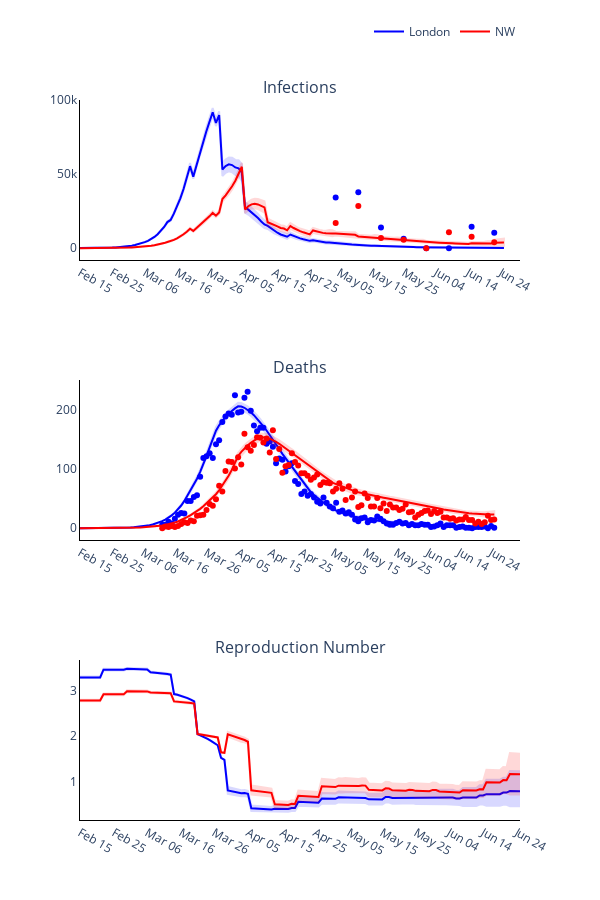

The notebook cell saved with this chart:
### Markdown cell above
### Plot observed versus predicted using model with inferred parameters

### Code cell
# Trace names - represent the solver used for the simulation
trace_name = regions
titles = ['Infections', 'Deaths', 'Reproduction Number']

fig = go.Figure()
fig = make_subplots(rows=len(titles), cols=1, subplot_titles=tuple(titles), horizontal_spacing = 0.15)

# Plot (continuous predicted timeline and pointwise observed numbers each day)
for r, region in enumerate(regions):
    # Plot of infections
    fig.add_trace(
        go.Scatter(
            x=times,
            y=new_infec_mean[r].tolist(),
            mode='lines',
            name=trace_name[r],
            line_color=colours[r]
        ),
        row= 1,
        col= 1
    )

    fig.add_trace(
        go.Scatter(
            x=times + times[::-1],
            y=new_infec_upper[r].tolist() + new_infec_lower[r].tolist()[::-1],
            fill='toself',
            fillcolor=colours[r],
            line_color=colours[r],
            opacity=0.15,
            mode='lines',
            showlegend=False,
            name=trace_name[r]
        ),
        row= 1,
        col= 1
    )

    fig.add_trace(
        go.Scatter(
            x=serology_times,
            y=np.sum(np.multiply(np.nan_to_num(np.divide(positives_data[r], tests[r])), susceptibles[r]), axis=1).tolist(),
            mode='markers',
            name=trace_name[r],
            showlegend=False,
            line_color=colours[r]
        ),
        row= 1,
        col= 1
    )

    # Plot deaths
    fig.add_trace(
        go.Scatter(
            x=times,
            y=deaths_mean[r].tolist(),
            mode='lines',
            name=trace_name[r],
            showlegend=False,
            line_color=colours[r]
        ),
        row= 2,
        col= 1
    )

    fig.add_trace(
        go.Scatter(
            x=times + times[::-1],
            y=deaths_upper[r].tolist() + deaths_lower[r].tolist()[::-1],
            fill='toself',
            fillcolor=colours[r],
            line_color=colours[r],
            opacity=0.15,
            mode='lines',
            showlegend=False,
            name=trace_name[r]
        ),
        row= 2,
        col= 1
    )

    fig.add_trace(
        go.Scatter(
            x=deaths_times,
            y=np.sum(deaths_data[r], axis=1).tolist(),
            mode='markers',
            name=trace_name[r],
            showlegend=False,
            line_color=colours[r]
        ),
        row= 2,
        col= 1
    )

    # Plot reproduction number
    fig.add_trace(
        go.Scatter(
            x=times,
            y=reprod_num_mean[r].tolist(),
            mode='lines',
            name=trace_name[r],
            showlegend=False,
            line_color=colours[r]
        ),
        row= 3,
        col= 1
    )

    fig.add_trace(
        go.Scatter(
            x=times + times[::-1],
            y=reprod_num_upper[r].tolist() + reprod_num_lower[r].tolist()[::-1],
            fill='toself',
            fillcolor=colours[r],
            line_color=colours[r],
            opacity=0.15,
            mode='lines',
            showlegend=False,
            name=trace_name[r]
        ),
        row= 3,
        col= 1
    )

# Add axis labels
fig.update_layout(
    width=600, 
    height=900,
    plot_bgcolor='white',
    xaxis=dict(
        linecolor='black',
        tickvals=np.arange(1, total_days, 10).tolist(),
        ticktext=['Feb 15', 'Feb 25', 'Mar 06', 'Mar 16', 'Mar 26', 'Apr 05', 'Apr 15', 'Apr 25', 'May 05', 'May 15', 'May 25', 'Jun 04', 'Jun 14', 'Jun 24']),
    yaxis=dict(linecolor='black'),
    xaxis2=dict(
        linecolor='black',
        tickvals=np.arange(1, total_days, 10).tolist(),
        ticktext=['Feb 15', 'Feb 25', 'Mar 06', 'Mar 16', 'Mar 26', 'Apr 05', 'Apr 15', 'Apr 25', 'May 05', 'May 15', 'May 25', 'Jun 04', 'Jun 14', 'Jun 24']),
    yaxis2=dict(linecolor='black'),
    xaxis3=dict(
        linecolor='black',
        tickvals=np.arange(1, total_days, 10).tolist(),
        ticktext=['Feb 15', 'Feb 25', 'Mar 06', 'Mar 16', 'Mar 26', 'Apr 05', 'Apr 15', 'Apr 25', 'May 05', 'May 15', 'May 25', 'Jun 04', 'Jun 14', 'Jun 24']),
    yaxis3=dict(linecolor='black'),
    legend=dict(
        orientation='h',
        yanchor="bottom",
        y=1.075,
        xanchor="right",
        x=1)
    )

fig.write_image('images/Figure-3.pdf')
fig.show()

### Figure 1 — Plotly figure (JSON) as saved in the notebook; plotly's stock layout.template omitted (floating-point values rounded to 4 significant figures; data arrays with more than 128 entries replaced by an {"elided": "..."} marker saying what was removed)
{"data": [{"line": {"color": "blue"}, "mode": "lines", "name": "London", "type": "scatter", "x": {"elided": "132 int values"}, "xaxis": "x", "y": {"elided": "132 float values"}, "yaxis": "y"}, {"fill": "toself", "fillcolor": "blue", "line": {"color": "blue"}, "mode": "lines", "name": "London", "opacity": 0.15, "showlegend": false, "type": "scatter", "x": {"elided": "264 int values"}, "xaxis": "x", "y": {"elided": "264 float values"}, "yaxis": "y"}, {"line": {"color": "blue"}, "mode": "markers", "name": "London", "showlegend": false, "type": "scatter", "x": [80, 87, 94, 101, 108, 115, 122, 129], "xaxis": "x", "y": [34280.0, 37810.0, 14030.0, 6488.0, 0, 0, 14490.0, 10470.0, 25420.0, 7174.0, 2969.0, 5686.0, 0, 0, 9227.0, 17420.0, 0, 29020.0, 42430.0, 39500.0, 12350.0, 44770.0, 91530.0, 72760.0, 78240.0, 0, 78430.0, 98950.0, 88020.0, 0, 228700.0, 207200.0, 196900.0, 56430.0, 42710.0, 49950.0, 41840.0, 18300.0, 10450.0, 14690.0, 54370.0, 8754.0, 5657.0, 11020.0, 0, 6481.0, 6192.0, 14890.0, 15740.0, 64310.0, 83840.0, 65670.0, 67960.0], "yaxis": "y"}, {"line": {"color": "blue"}, "mode": "lines", "name": "London", "showlegend": false, "type": "scatter", "x": {"elided": "132 int values"}, "xaxis": "x2", "y": {"elided": "132 float values"}, "yaxis": "y2"}, {"fill": "toself", "fillcolor": "blue", "line": {"color": "blue"}, "mode": "lines", "name": "London", "opacity": 0.15, "showlegend": false, "type": "scatter", "x": {"elided": "264 int values"}, "xaxis": "x2", "y": {"elided": "264 float values"}, "yaxis": "y2"}, {"line": {"color": "blue"}, "mode": "markers", "name": "London", "showlegend": false, "type": "scatter", "x": [27, 28, 29, 30, 31, 32, 33, 34, 35, 36, 37, 38, 39, 40, 41, 42, 43, 44, 45, 46, 47, 48, 49, 50, 51, 52, 53, 54, 55, 56, 57, 58, 59, 60, 61, 62, 63, 64, 65, 66, 67, 68, 69, 70, 71, 72, 73, 74, 75, 76, 77, 78, 79, 80, 81, 82, 83, 84, 85, 86, 87, 88, 89, 90, 91, 92, 93, 94, 95, 96, 97, 98, 99, 100, 101, 102, 103, 104, 105, 106, 107, 108, 109, 110, 111, 112, 113, 114, 115, 116, 117, 118, 119, 120, 121, 122, 123, 124, 125, 126, 127, 128, 129, 130, 131, 132], "xaxis": "x2", "y": {"elided": "471 int values"}, "yaxis": "y2"}, {"line": {"color": "blue"}, "mode": "lines", "name": "London", "showlegend": false, "type": "scatter", "x": {"elided": "132 int values"}, "xaxis": "x3", "y": {"elided": "132 float values"}, "yaxis": "y3"}, {"fill": "toself", "fillcolor": "blue", "line": {"color": "blue"}, "mode": "lines", "name": "London", "opacity": 0.15, "showlegend": false, "type": "scatter", "x": {"elided": "264 int values"}, "xaxis": "x3", "y": {"elided": "264 float values"}, "yaxis": "y3"}, {"line": {"color": "red"}, "mode": "lines", "name": "NW", "type": "scatter", "x": {"elided": "132 int values"}, "xaxis": "x", "y": {"elided": "132 float values"}, "yaxis": "y"}, {"fill": "toself", "fillcolor": "red", "line": {"color": "red"}, "mode": "lines", "name": "NW", "opacity": 0.15, "showlegend": false, "type": "scatter", "x": {"elided": "264 int values"}, "xaxis": "x", "y": {"elided": "264 float values"}, "yaxis": "y"}, {"line": {"color": "red"}, "mode": "markers", "name": "NW", "showlegend": false, "type": "scatter", "x": [80, 87, 94, 101, 108, 115, 122, 129], "xaxis": "x", "y": [17110.0, 28500.0, 6961.0, 5798.0, 0, 10790.0, 7695.0, 4045.0, 0, 0, 3926.0, 5843.0, 0, 3632.0, 13790.0, 23570.0, 28430.0, 62780.0, 90160.0, 96180.0, 91410.0, 144400.0, 171400.0, 169400.0, 161200.0, 55210.0, 81890.0, 60870.0, 73730.0, 0, 87410.0, 92300.0, 79380.0, 98350.0, 47810.0, 23520.0, 66320.0, 37350.0, 14720.0, 22380.0, 19430.0, 5847.0, 7092.0, 8073.0, 0, 0, 22210.0, 15350.0, 0, 43960.0, 60430.0, 66790.0, 93970.0], "yaxis": "y"}, {"line": {"color": "red"}, "mode": "lines", "name": "NW", "showlegend": false, "type": "scatter", "x": {"elided": "132 int values"}, "xaxis": "x2", "y": {"elided": "132 float values"}, "yaxis": "y2"}, {"fill": "toself", "fillcolor": "red", "line": {"color": "red"}, "mode": "lines", "name": "NW", "opacity": 0.15, "showlegend": false, "type": "scatter", "x": {"elided": "264 int values"}, "xaxis": "x2", "y": {"elided": "264 float values"}, "yaxis": "y2"}, {"line": {"color": "red"}, "mode": "markers", "name": "NW", "showlegend": false, "type": "scatter", "x": [27, 28, 29, 30, 31, 32, 33, 34, 35, 36, 37, 38, 39, 40, 41, 42, 43, 44, 45, 46, 47, 48, 49, 50, 51, 52, 53, 54, 55, 56, 57, 58, 59, 60, 61, 62, 63, 64, 65, 66, 67, 68, 69, 70, 71, 72, 73, 74, 75, 76, 77, 78, 79, 80, 81, 82, 83, 84, 85, 86, 87, 88, 89, 90, 91, 92, 93, 94, 95, 96, 97, 98, 99, 100, 101, 102, 103, 104, 105, 106, 107, 108, 109, 110, 111, 112, 113, 114, 115, 116, 117, 118, 119, 120, 121, 122, 123, 124, 125, 126, 127, 128, 129, 130, 131, 132], "xaxis": "x2", "y": {"elided": "471 int values"}, "yaxis": "y2"}, {"line": {"color": "red"}, "mode": "lines", "name": "NW", "showlegend": false, "type": "scatter", "x": {"elided": "132 int values"}, "xaxis": "x3", "y": {"elided": "132 float values"}, "yaxis": "y3"}, {"fill": "toself", "fillcolor": "red", "line": {"color": "red"}, "mode": "lines", "name": "NW", "opacity": 0.15, "showlegend": false, "type": "scatter", "x": {"elided": "264 int values"}, "xaxis": "x3", "y": {"elided": "264 float values"}, "yaxis": "y3"}], "layout": {"annotations": [{"font": {"size": 16}, "showarrow": false, "text": "Infections", "x": 0.5, "xanchor": "center", "xref": "paper", "y": 1, "yanchor": "bottom", "yref": "paper"}, {"font": {"size": 16}, "showarrow": false, "text": "Deaths", "x": 0.5, "xanchor": "center", "xref": "paper", "y": 0.6111, "yanchor": "bottom", "yref": "paper"}, {"font": {"size": 16}, "showarrow": false, "text": "Reproduction Number", "x": 0.5, "xanchor": "center", "xref": "paper", "y": 0.2222, "yanchor": "bottom", "yref": "paper"}], "height": 900, "legend": {"orientation": "h", "x": 1, "xanchor": "right", "y": 1.075, "yanchor": "bottom"}, "plot_bgcolor": "white", "width": 600, "xaxis": {"anchor": "y", "domain": [0, 1], "linecolor": "black", "ticktext": ["Feb 15", "Feb 25", "Mar 06", "Mar 16", "Mar 26", "Apr 05", "Apr 15", "Apr 25", "May 05", "May 15", "May 25", "Jun 04", "Jun 14", "Jun 24"], "tickvals": [1, 11, 21, 31, 41, 51, 61, 71, 81, 91, 101, 111, 121, 131]}, "xaxis2": {"anchor": "y2", "domain": [0, 1], "linecolor": "black", "ticktext": ["Feb 15", "Feb 25", "Mar 06", "Mar 16", "Mar 26", "Apr 05", "Apr 15", "Apr 25", "May 05", "May 15", "May 25", "Jun 04", "Jun 14", "Jun 24"], "tickvals": [1, 11, 21, 31, 41, 51, 61, 71, 81, 91, 101, 111, 121, 131]}, "xaxis3": {"anchor": "y3", "domain": [0, 1], "linecolor": "black", "ticktext": ["Feb 15", "Feb 25", "Mar 06", "Mar 16", "Mar 26", "Apr 05", "Apr 15", "Apr 25", "May 05", "May 15", "May 25", "Jun 04", "Jun 14", "Jun 24"], "tickvals": [1, 11, 21, 31, 41, 51, 61, 71, 81, 91, 101, 111, 121, 131]}, "yaxis": {"anchor": "x", "domain": [0.7778, 1], "linecolor": "black"}, "yaxis2": {"anchor": "x2", "domain": [0.3889, 0.6111], "linecolor": "black"}, "yaxis3": {"anchor": "x3", "domain": [0, 0.2222], "linecolor": "black"}}}
